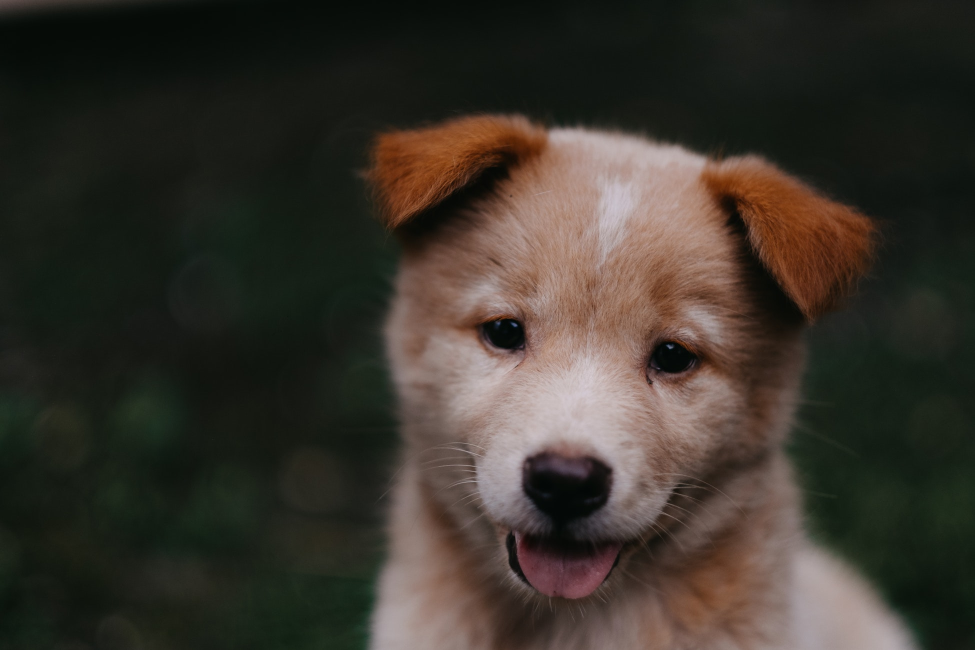
#> input picture DATA/00-puppy.jpg, 1950 x 1300 px, found by its file name (shown at 1/2 size)
$ jupyter execute 'OpenCV basics.ipynb'   (shell and % lines are left out)
#> lines starting #> are read from the running program, lines starting #| are printed output that depends on the picture; after the words box and inside, x2 and y2 are one past the last pixel; in counts of white or black regions, pixels touching at a corner belong together
## Image Basics with OpenCV

[cell 1]
import numpy as np
import matplotlib.pyplot as plt
import cv2

[cell 2]
img = cv2.imread('DATA/00-puppy.jpg')
#> img is the input picture: shape (1300, 1950, 3); mean B, G, R 43.8, 51.8, 57.3
type(img)

[cell 3]
plt.imshow(img)

### Anomaly of varied order of RGB between image on matplotlib and opencv2

[cell 4]
# Matplotlib - RGB
# OpenCV - BGR

img_rgb = cv2.cvtColor(img, cv2.COLOR_BGR2RGB)
plt.imshow(img_rgb)

[cell 5]
img_gray = cv2.imread('DATA/00-puppy.jpg', cv2.IMREAD_GRAYSCALE)
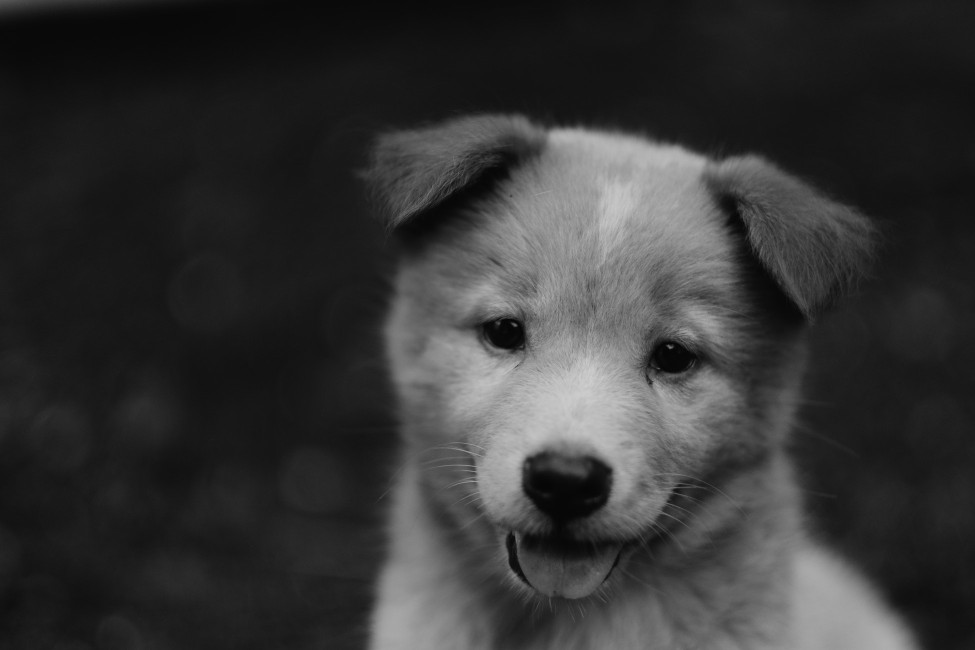
#> img_gray: shape (1300, 1950) (shown at 1/2 size); min 1, max 209, mean 52.6
print(img_gray.shape)
#| (1300, 1950)
# Notice one depth removed i.e the colors

[cell 6]
plt.imshow(img_gray, cmap = 'gray')

## Resizing images

[cell 7]
# Actual shape
print(img_rgb.shape)
#| (1300, 1950, 3)

[cell 8]
# Resized image
# interpolation is used here for the resizing
resize_factor = 2
width = img_rgb.shape[1] * resize_factor
#> width = 3900
height = img_rgb.shape[0] * resize_factor
#> height = 2600
img_resized = cv2.resize(img_rgb, (width, height))
print(img_resized.shape)
#| (2600, 3900, 3)
plt.imshow(img_resized)

[cell 9]
# Method 2 Resize
w_ratio = 0.5
h_ratio = 0.5
img_resized2 = cv2.resize(img_rgb, (0,0), img_rgb, w_ratio, h_ratio)
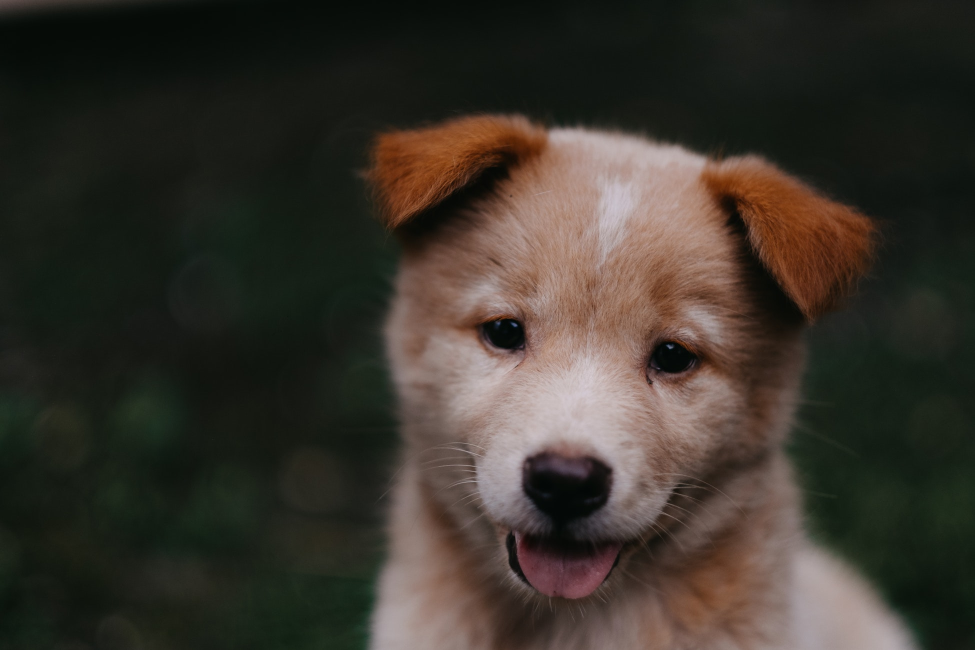
#> img_resized2: shape (650, 975, 3); mean R, G, B 57.4, 51.9, 43.9
print(img_resized2.shape)
#| (650, 975, 3)
plt.imshow(img_resized2)

## Flipping an image

[cell 10]
# axis 0

plt.figure(0)
plt.title("Horizontal axis")
img_flip = cv2.flip(img_rgb, 0)
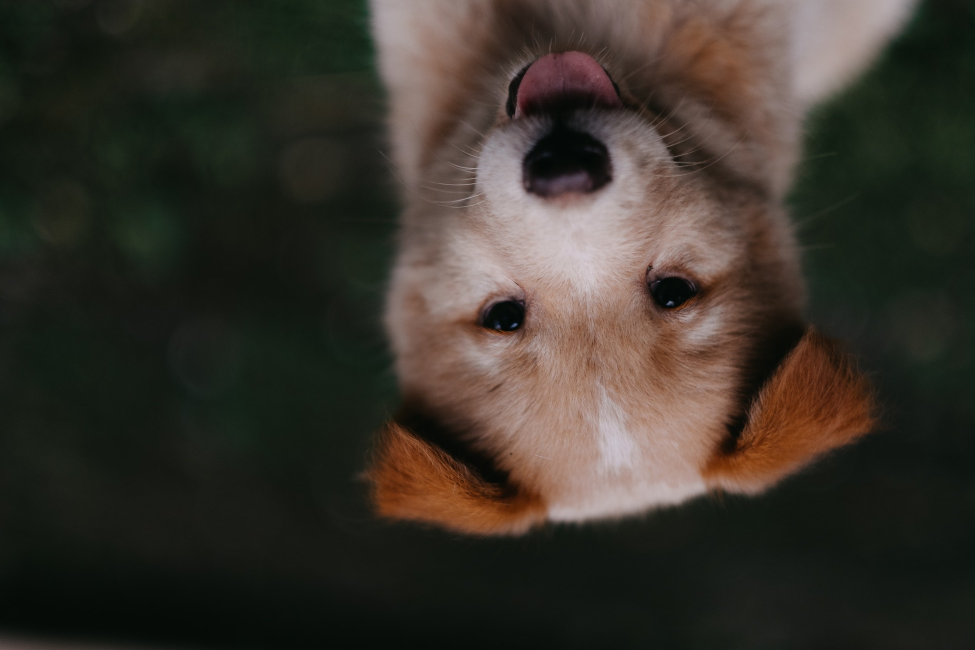
#> img_flip: shape (1300, 1950, 3) (shown at 1/2 size); mean R, G, B 57.3, 51.8, 43.8
plt.imshow(img_flip)

plt.figure(1)
plt.title("Vertical axis")
img_flip = cv2.flip(img_rgb, 1)
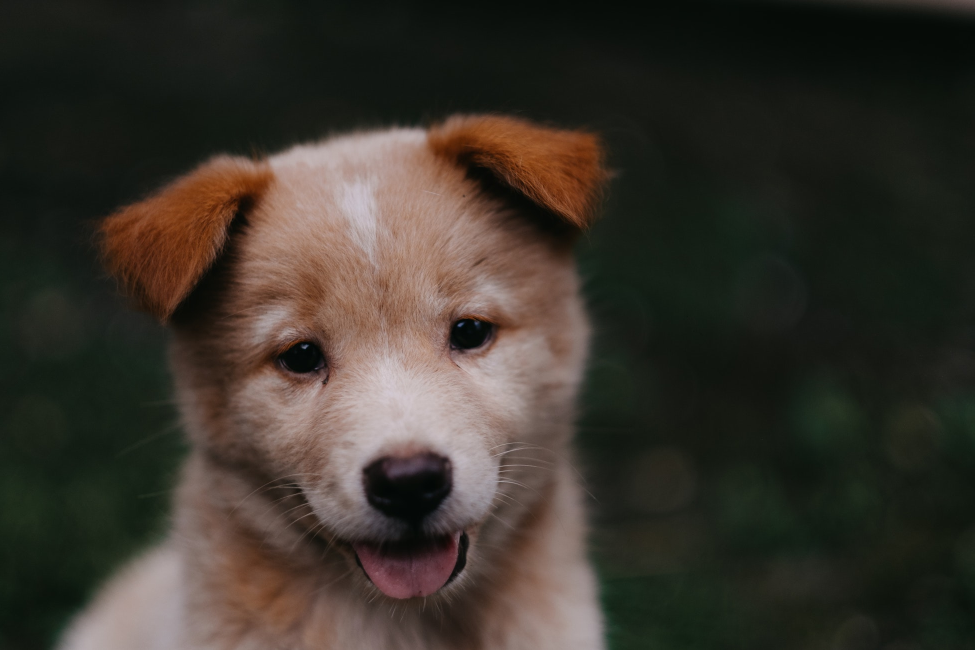
#> img_flip: shape (1300, 1950, 3) (shown at 1/2 size); mean R, G, B 57.3, 51.8, 43.8
plt.imshow(img_flip)

plt.figure(2)
plt.title("Both hor and ver axis")
img_flip = cv2.flip(img_rgb, -1)
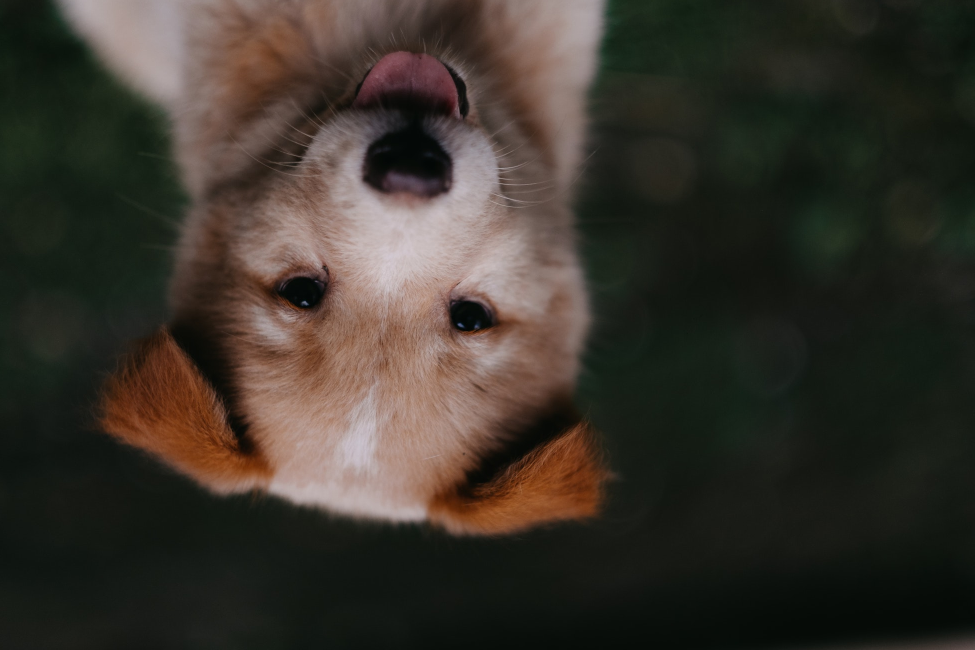
#> img_flip: shape (1300, 1950, 3) (shown at 1/2 size); mean R, G, B 57.3, 51.8, 43.8
plt.imshow(img_flip)

## Write image to file

[cell 11]
cv2.imwrite('DATA/01-puppy.png', img_flip)
img_read = cv2.imread('DATA/01-puppy.png')
plt.imshow(img_read)

## Resizing the canvas to fit the image

[cell 12]
fig = plt.figure(figsize = (20,10))
ax = fig.add_subplot(111)
ax.imshow(img_read)

## Open image using python script outside Jupyter notebook i.e OpenCV window

[cell 13]
# Image displays on a separate image
# Image display window is not resizeable
img = cv2.imread('DATA/00-puppy.jpg')
# Note the use of OpenCV to display instead of Matplotlib
cv2.imshow('Puppy', img)
cv2.waitKey()

## Drawing on Images

### 1. Draw rectangles

[cell 14]
blank_img = np.zeros(shape = (512, 512, 3), dtype=np.int16)
print(blank_img.shape)
plt.imshow(blank_img)

[cell 15]
# pt1 = represents the top left corner of rect
# pt2 = bottom right corner of rect

blank_img = np.zeros(shape = (512, 512, 3), dtype=np.int16)

cv2.rectangle(blank_img, pt1 = (300, 100), pt2 = (500, 250), color = (0, 255, 0), thickness = 2)
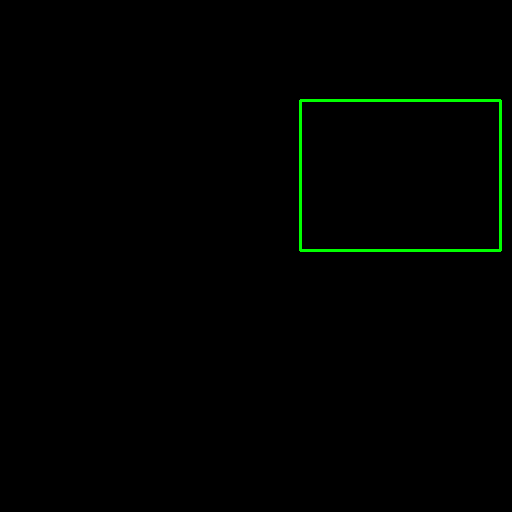
#> blank_img: shape (512, 512, 3) int16; mean of channels 0, 1, 2 0, 2, 0; drawn as B, G, R
plt.imshow(blank_img)

[cell 16]
blank_img = np.zeros(shape = (512, 512, 3), dtype=np.int16)

resize_fact = 50
mid_pt = (blank_img.shape[0] / 2, blank_img.shape[1] / 2)
pt1_rect = (int(mid_pt[0] - resize_fact), int(mid_pt[1] - resize_fact))
pt2_rect = (int(mid_pt[0] + resize_fact), int(mid_pt[1] + resize_fact))

cv2.rectangle(blank_img, pt1 = pt1_rect, pt2 = pt2_rect, color = (255,0,0), thickness = 2)
plt.imshow(blank_img)

### 2. Draw Circles

[cell 17]
blank_img = np.zeros(shape = (512, 512, 3), dtype=np.int16)

cv2.circle(img = blank_img, center = (100, 100), radius = 50, color = (0,0,255), thickness = 2)
plt.imshow(blank_img)

#### Filled circles

[cell 18]
blank_img = np.zeros(shape = (512, 512, 3), dtype=np.int16)

# Set the thickness as -1
cv2.circle(img = blank_img, center = (300, 300), radius = 50, color = (0,0,255), thickness = -1)
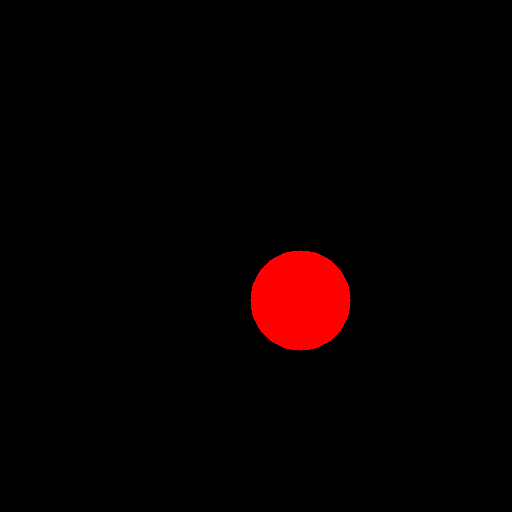
#> blank_img: shape (512, 512, 3) int16; mean of channels 0, 1, 2 0, 0, 7.6; drawn as B, G, R
plt.imshow(blank_img)

### 3. Lines

[cell 19]
blank_img = np.zeros(shape = (512, 512, 3), dtype=np.int16)

# Set the thickness as -1
cv2.line(img = blank_img, pt1 = (25, 25), pt2 = (480, 480), color = (144,0,144), thickness = 2)
plt.imshow(blank_img)
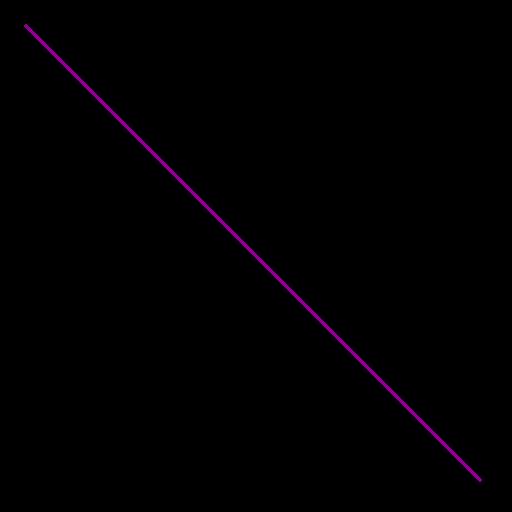
#> shown: shape (512, 512, 3); mean R, G, B 1.3, 0, 1.3

### 4. Text

[cell 20]
blank_img = np.zeros(shape = (512, 512, 3), dtype=np.int16)

font = cv2.FONT_HERSHEY_SIMPLEX

# org represents the bottom left corner of the text which is considered /
# as the origin for the text
cv2.putText(blank_img, text = "Hello", org = (100, 400), fontFace = font, fontScale = 2, color = (255, 255, 255), thickness = 5, lineType = cv2.LINE_AA)

plt.imshow(blank_img)
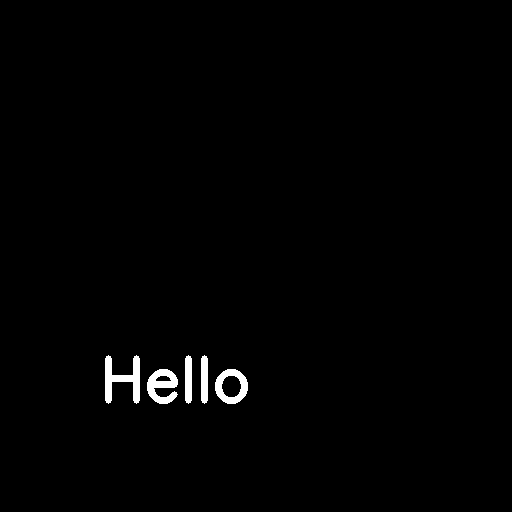
#> shown: shape (512, 512, 3); 1% white; 5 white regions, box (x1, y1, x2, y2) and area: (105, 355, 140, 404) 793, (147, 369, 178, 404) 658, (215, 369, 248, 404) 588, (185, 355, 192, 404) 323, (201, 355, 208, 404) 323

### 5. Custom Polygons

[cell 21]
blank_img = np.zeros(shape = (512, 512, 3), dtype=np.int32)

# define the vertices for the polygon
vertices = np.array([ [70, 200], [200, 120], [330, 200], [280, 400], [120, 400]], dtype = np.int32)

# Reshape the vertices into 3 dimensions as OpenCV wants it
print(vertices.shape)

# (-1,1,2) - '-1' represents maintain the dimensions as in vertices ;
# '1' - 1 (5,2) point coordinates for every color pane ;
# '2' - coordinates X and Y
pts = vertices.reshape(-1,1,2)
print(pts.shape)

# Draw the polygon
cv2.polylines(blank_img, [pts], isClosed = True, color = (255,0,0), thickness = 2)
plt.imshow(blank_img)
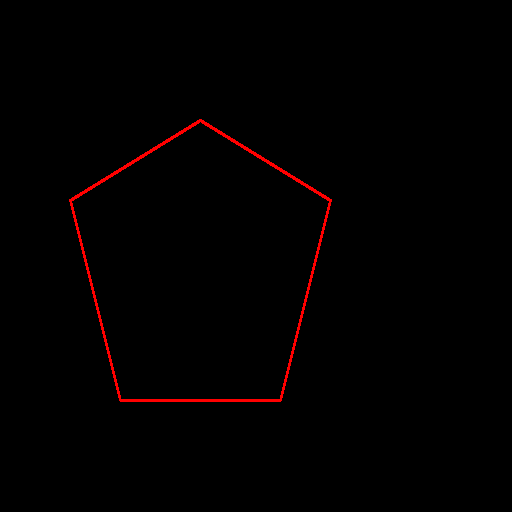
#> shown: shape (512, 512, 3); mean R, G, B 2.5, 0, 0

$ run again, with DATA/Denis_Mukwege.jpg copied over DATA/00-puppy.jpg
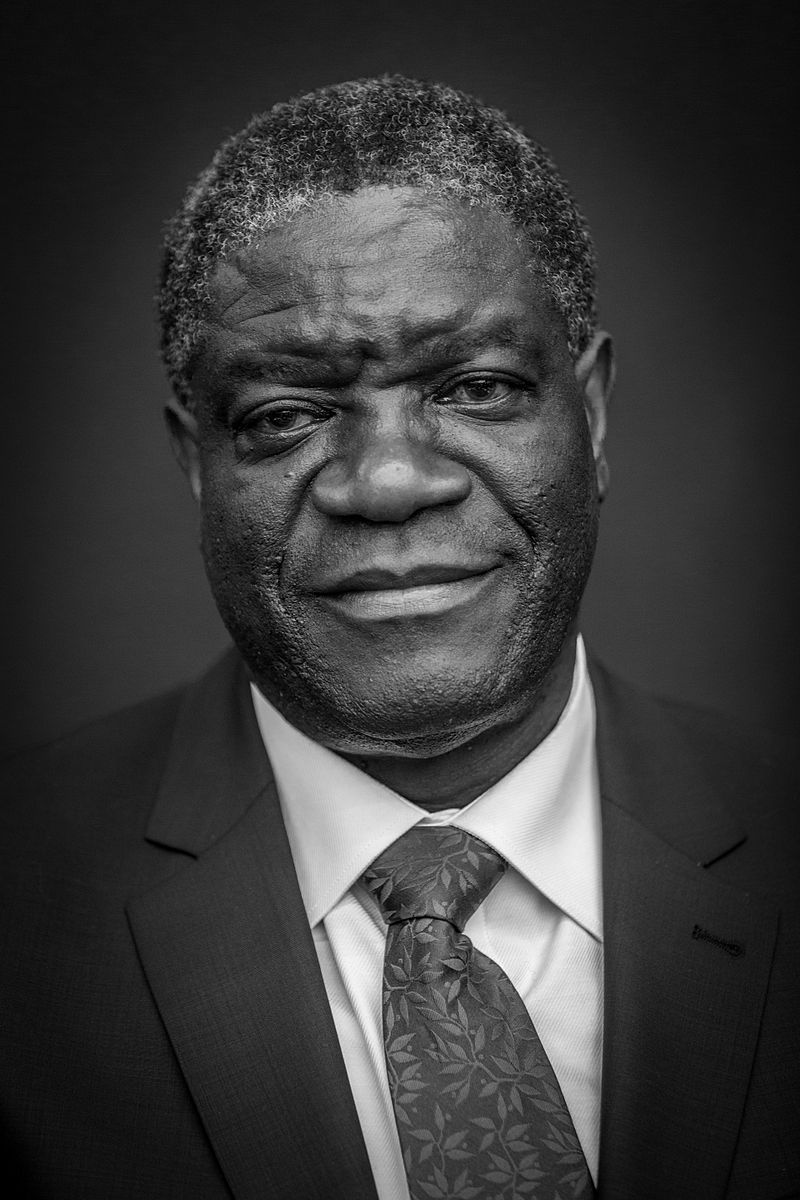
#> input picture DATA/Denis_Mukwege.jpg, 800 x 1200 px, found by its file name
#> img is the input picture: shape (1200, 800, 3); min 0, max 255, mean 58.8
#| (1200, 800)
#| (1200, 800, 3)
#| (2400, 1600, 3)
#| (600, 400, 3)
#> `img_flip = cv2.flip(img_rgb, 1)`:
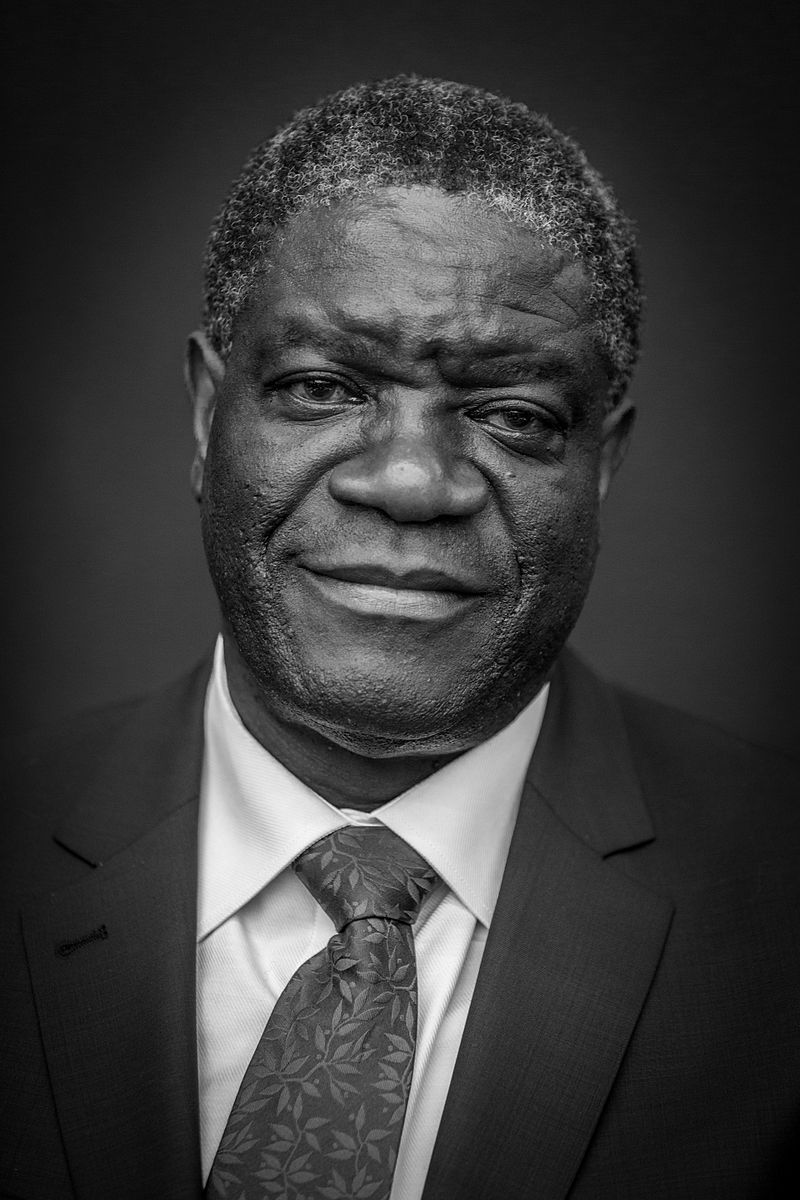
#> img_flip: shape (1200, 800, 3); min 0, max 255, mean 58.8
#> `img_flip = cv2.flip(img_rgb, -1)`:
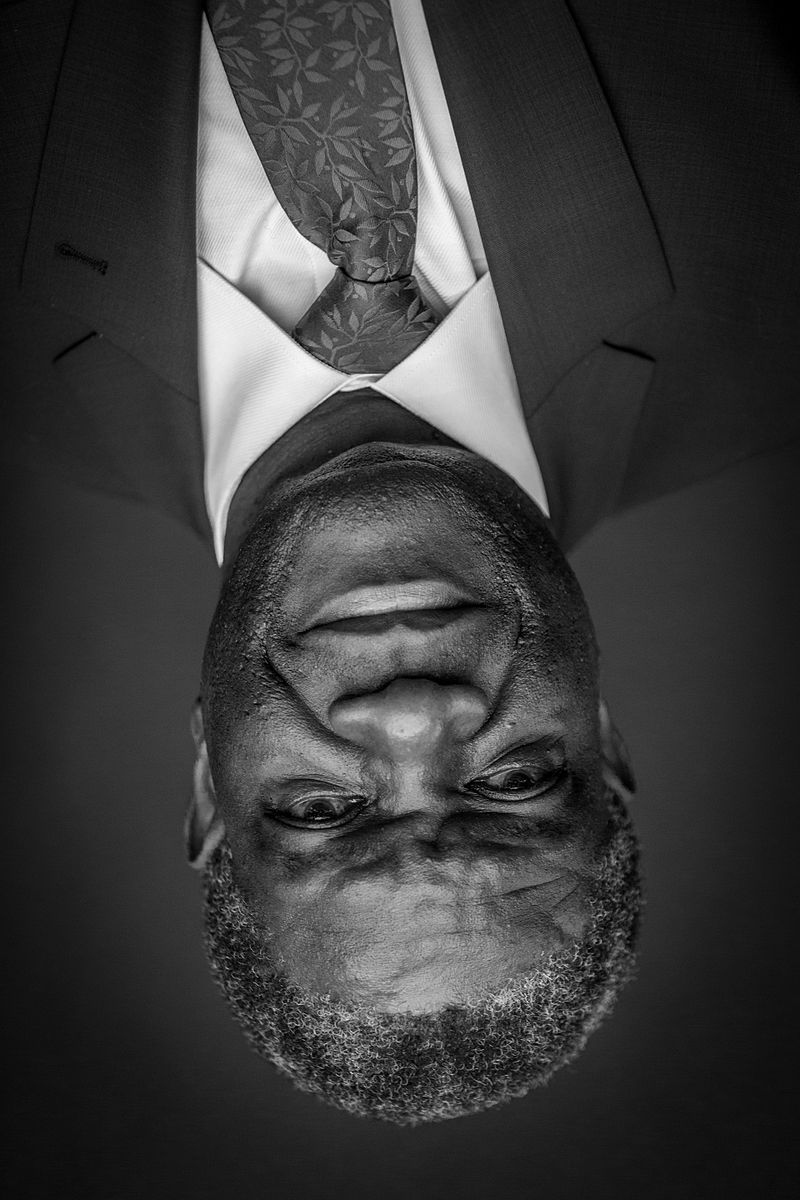
#> img_flip: shape (1200, 800, 3); min 0, max 255, mean 58.8

$ run again, with DATA/Nadia_Murad.jpg copied over DATA/00-puppy.jpg
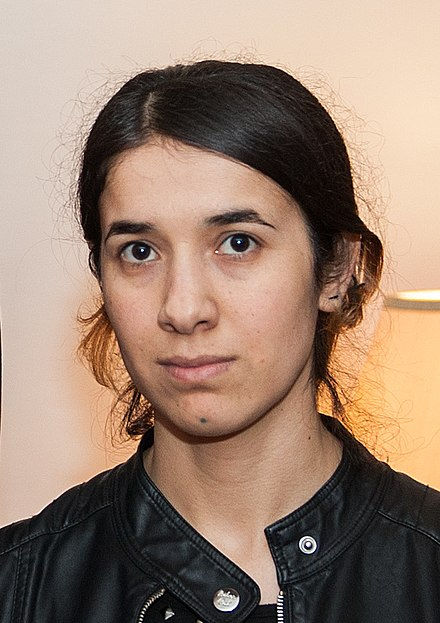
#> input picture DATA/Nadia_Murad.jpg, 440 x 623 px, found by its file name
#> img is the input picture: shape (623, 440, 3); mean B, G, R 112.7, 129.2, 153.8
#| (623, 440)
#| (623, 440, 3)
#| (1246, 880, 3)
#| (312, 220, 3)
#> `img_flip = cv2.flip(img_rgb, -1)`:
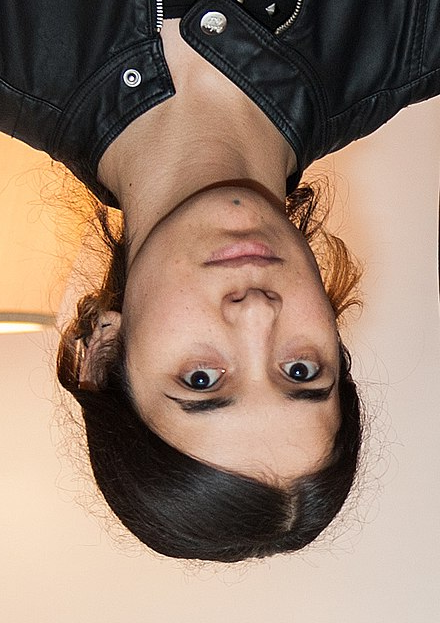
#> img_flip: shape (623, 440, 3); mean R, G, B 153.8, 129.2, 112.7
